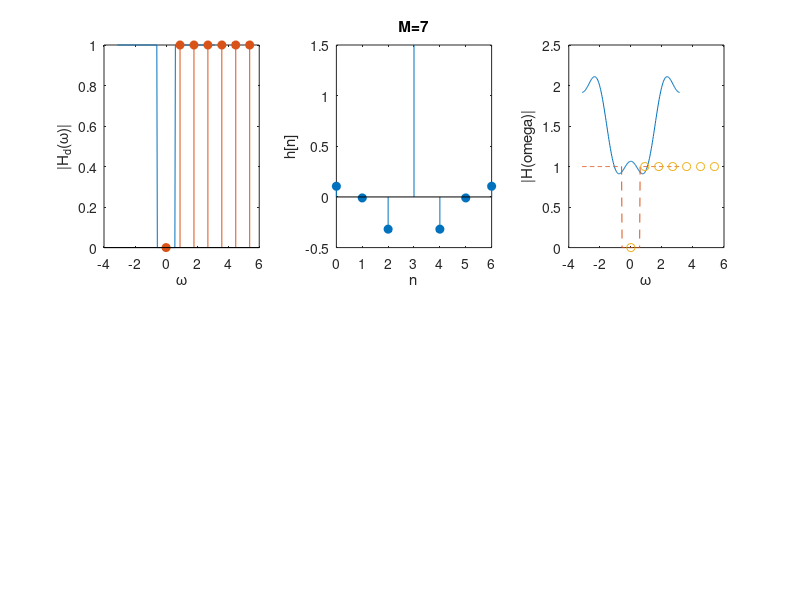

Source code (MATLAB):

clc;
close all;
clear all;
Hd=inline('exp(-i*om*3*(M-1)/2).*(1+abs(om)>(pi/2))','om','M');
M=7;
ok=[0:(M-1)]/M*2*pi;
Hk=Hd(mod(ok+pi,2*pi)-pi,M); %trick: [-pi,pi] specification of H(\omega)
h=ifft(Hk);
h=fir2(M-1, [0 0.5 .5 1],[1 1 2 2],boxcar(M)); %%high pass like magnitude
om=linspace(-pi,pi,201);
clf,
pl=230;
subplot(pl+1),plot(om,abs(Hd(om,M)))
hold on,

stem(ok(ok>=0),abs(Hk(ok>=0)),'filled'),
xlabel('\omega');
ylabel('|H_d(\omega)|');
subplot(pl+2),stem(0:(M-1),h,'filled'),title(sprintf('M=%d',M))
xlabel('n');
ylabel('h[n]');
axis([0 M-1 -.5 1.5])
H=freqz(h,1,om);
subplot(pl+3),plot(om,abs(H),'-',om,abs(Hd(om,M)),'--',ok,abs(Hk),'o')
xlabel('\omega');ylabel('|H(omega)|'), 
